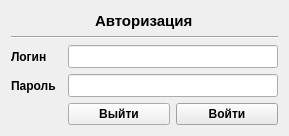
<?xml version="1.0" encoding="UTF-8"?>
<ui version="4.0">
 <class>ConnectionDialog</class>
 <widget class="QDialog" name="ConnectionDialog">
  <property name="windowModality">
   <enum>Qt::NonModal</enum>
  </property>
  <property name="enabled">
   <bool>true</bool>
  </property>
  <property name="geometry">
   <rect>
    <x>0</x>
    <y>0</y>
    <width>289</width>
    <height>136</height>
   </rect>
  </property>
  <property name="minimumSize">
   <size>
    <width>289</width>
    <height>136</height>
   </size>
  </property>
  <property name="maximumSize">
   <size>
    <width>289</width>
    <height>136</height>
   </size>
  </property>
  <property name="palette">
   <palette>
    <active>
     <colorrole role="Highlight">
      <brush brushstyle="SolidPattern">
       <color alpha="255">
        <red>51</red>
        <green>94</green>
        <blue>168</blue>
       </color>
      </brush>
     </colorrole>
    </active>
    <inactive>
     <colorrole role="Highlight">
      <brush brushstyle="SolidPattern">
       <color alpha="255">
        <red>235</red>
        <green>233</green>
        <blue>237</blue>
       </color>
      </brush>
     </colorrole>
    </inactive>
    <disabled>
     <colorrole role="Highlight">
      <brush brushstyle="SolidPattern">
       <color alpha="255">
        <red>51</red>
        <green>94</green>
        <blue>168</blue>
       </color>
      </brush>
     </colorrole>
    </disabled>
   </palette>
  </property>
  <property name="windowTitle">
   <string/>
  </property>
  <property name="autoFillBackground">
   <bool>false</bool>
  </property>
  <property name="sizeGripEnabled">
   <bool>false</bool>
  </property>
  <property name="modal">
   <bool>false</bool>
  </property>
  <layout class="QGridLayout" name="gridLayout">
   <item row="0" column="0" alignment="Qt::AlignHCenter">
    <widget class="QLabel" name="labelConnectionDataBase">
     <property name="font">
      <font>
       <family>Arial</family>
       <pointsize>11</pointsize>
       <weight>75</weight>
       <bold>true</bold>
      </font>
     </property>
     <property name="text">
      <string>Авторизация</string>
     </property>
    </widget>
   </item>
   <item row="1" column="0">
    <widget class="Line" name="line">
     <property name="orientation">
      <enum>Qt::Horizontal</enum>
     </property>
    </widget>
   </item>
   <item row="2" column="0">
    <layout class="QGridLayout" name="gLayoutConnect">
     <property name="horizontalSpacing">
      <number>6</number>
     </property>
     <item row="1" column="0" alignment="Qt::AlignLeft">
      <widget class="QLabel" name="labelPassword">
       <property name="font">
        <font>
         <family>Arial</family>
         <pointsize>9</pointsize>
         <weight>75</weight>
         <bold>true</bold>
        </font>
       </property>
       <property name="text">
        <string>Пароль</string>
       </property>
      </widget>
     </item>
     <item row="0" column="0" alignment="Qt::AlignLeft">
      <widget class="QLabel" name="labelUserName">
       <property name="font">
        <font>
         <family>Arial</family>
         <pointsize>9</pointsize>
         <weight>75</weight>
         <bold>true</bold>
        </font>
       </property>
       <property name="text">
        <string>Логин</string>
       </property>
       <property name="scaledContents">
        <bool>false</bool>
       </property>
       <property name="margin">
        <number>0</number>
       </property>
      </widget>
     </item>
     <item row="2" column="1" colspan="2">
      <widget class="QPushButton" name="buttonCancel">
       <property name="font">
        <font>
         <family>Arial</family>
         <pointsize>9</pointsize>
         <weight>75</weight>
         <bold>true</bold>
        </font>
       </property>
       <property name="inputMethodHints">
        <set>Qt::ImhNone</set>
       </property>
       <property name="text">
        <string>Выйти</string>
       </property>
       <property name="iconSize">
        <size>
         <width>16</width>
         <height>16</height>
        </size>
       </property>
       <property name="checkable">
        <bool>false</bool>
       </property>
       <property name="autoExclusive">
        <bool>false</bool>
       </property>
       <property name="flat">
        <bool>false</bool>
       </property>
      </widget>
     </item>
     <item row="2" column="3" colspan="2">
      <widget class="QPushButton" name="buttonDatabaseConnect">
       <property name="font">
        <font>
         <family>Arial</family>
         <pointsize>9</pointsize>
         <weight>75</weight>
         <bold>true</bold>
        </font>
       </property>
       <property name="text">
        <string>Войти</string>
       </property>
       <property name="icon">
        <iconset>
         <normaloff>:/connect/images/connect.ico</normaloff>:/connect/images/connect.ico</iconset>
       </property>
       <property name="default">
        <bool>true</bool>
       </property>
       <property name="flat">
        <bool>false</bool>
       </property>
      </widget>
     </item>
     <item row="1" column="1" colspan="4">
      <widget class="QLineEdit" name="lineEditPassword">
       <property name="sizePolicy">
        <sizepolicy hsizetype="Minimum" vsizetype="Fixed">
         <horstretch>0</horstretch>
         <verstretch>0</verstretch>
        </sizepolicy>
       </property>
       <property name="minimumSize">
        <size>
         <width>0</width>
         <height>0</height>
        </size>
       </property>
       <property name="font">
        <font>
         <pointsize>10</pointsize>
         <weight>50</weight>
         <bold>false</bold>
        </font>
       </property>
       <property name="frame">
        <bool>true</bool>
       </property>
       <property name="echoMode">
        <enum>QLineEdit::Password</enum>
       </property>
      </widget>
     </item>
     <item row="0" column="1" colspan="4">
      <widget class="QLineEdit" name="lineEditUserName">
       <property name="minimumSize">
        <size>
         <width>0</width>
         <height>0</height>
        </size>
       </property>
       <property name="font">
        <font>
         <pointsize>10</pointsize>
         <weight>50</weight>
         <bold>false</bold>
        </font>
       </property>
      </widget>
     </item>
    </layout>
   </item>
  </layout>
 </widget>
 <resources/>
 <connections/>
</ui>
